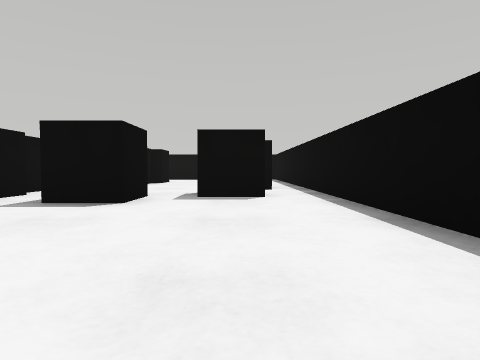
[1] (above)

23 first-person views from a walk through a Webots world. The camera is 0.04 m above the floor, tilts 2° down and sees 75° across. The floor is counted in squares, 0.1 m on a side. Each view is taken from the middle of a square. On the plan, view 1 faces up. The plan holds only what a view shows up to about 9 squares ahead; the rest is blank. Robots are left out.

[2]
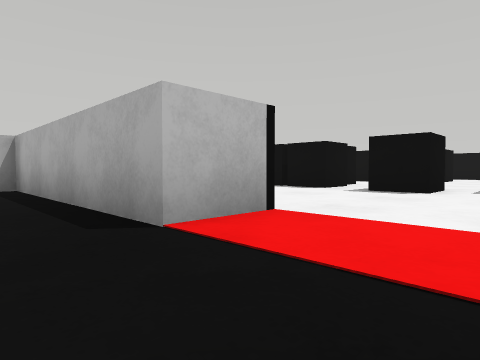

[3]
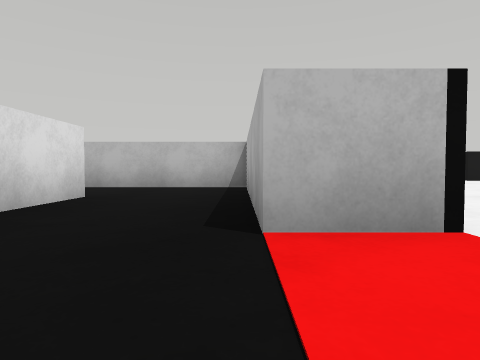

[4]
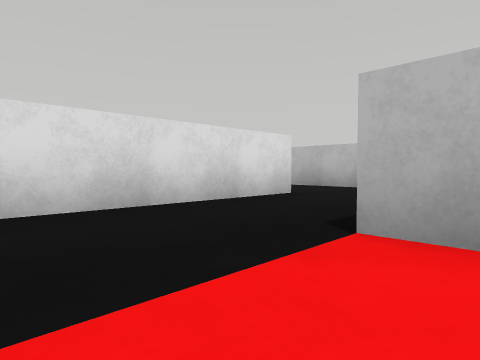

[5]
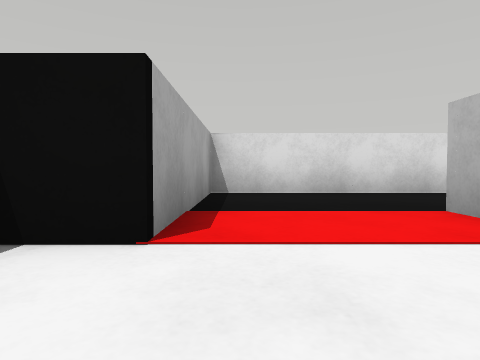

[6]
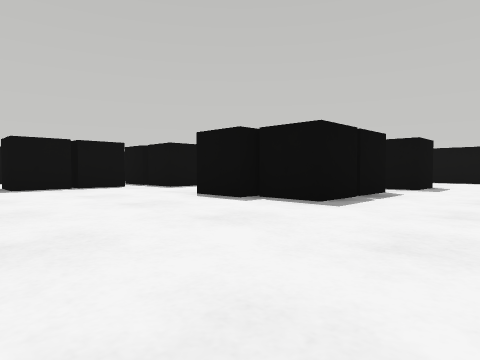

[7]
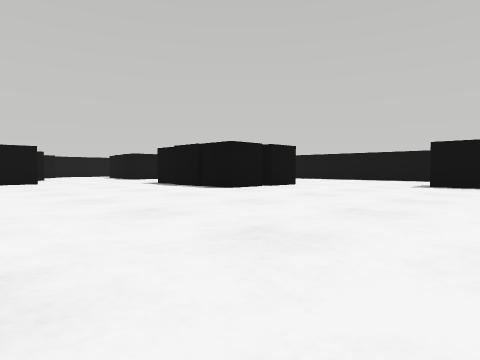

[8]
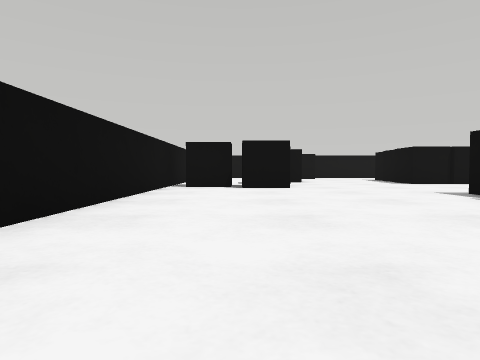

[9]
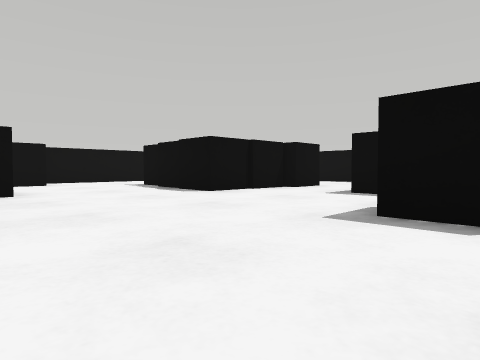

[10]
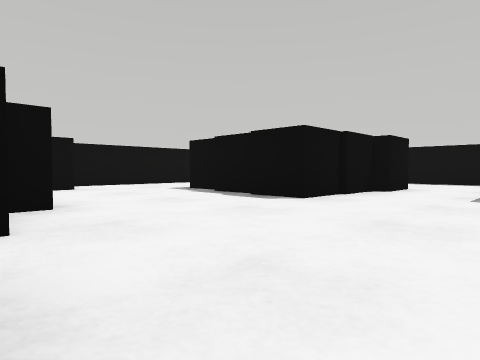

[11]
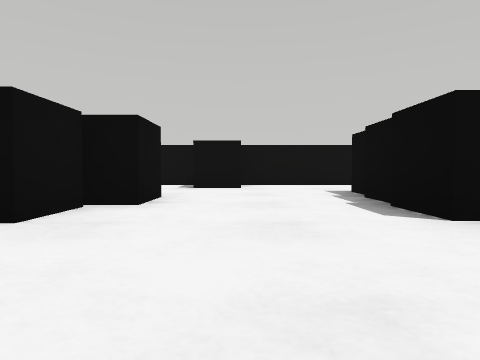

[12]
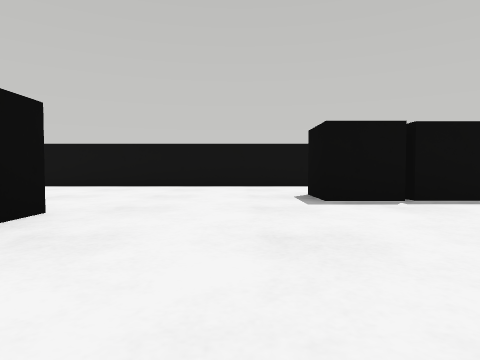

[13]
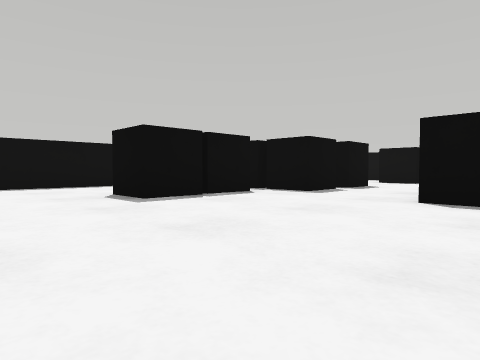

[14]
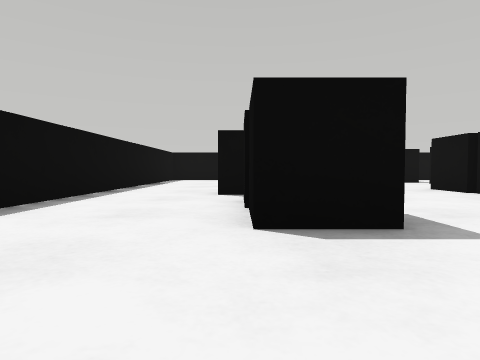

[15]
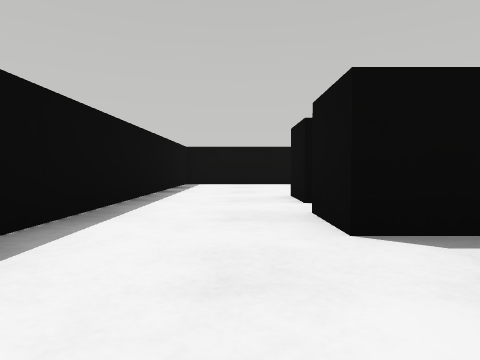

[16]
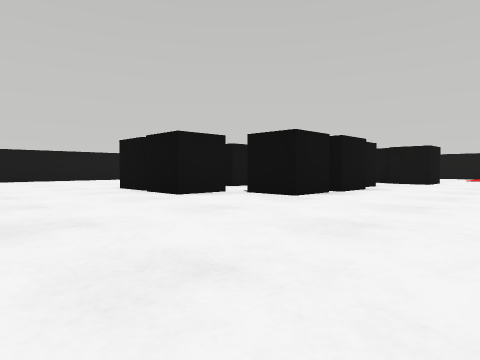

[17]
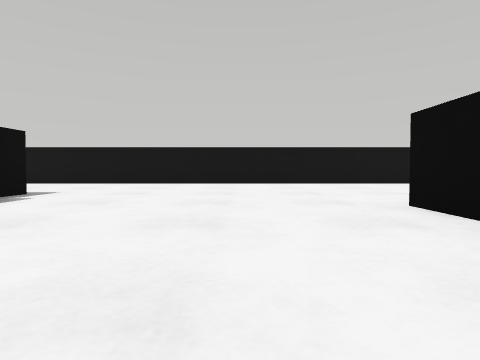

[18]
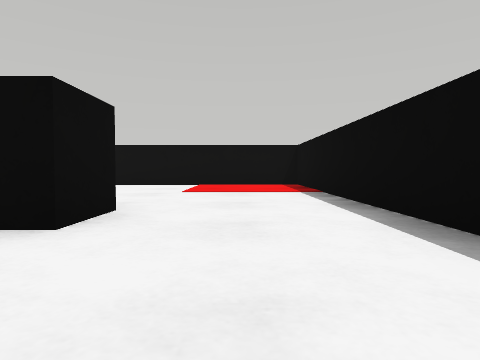

[19]
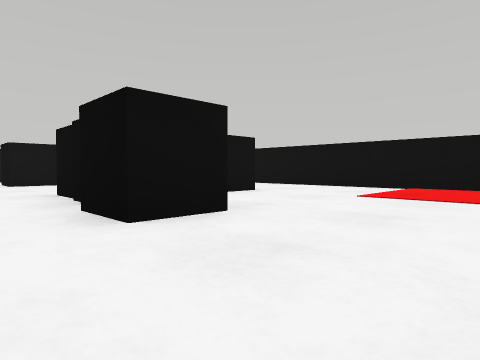

[20]
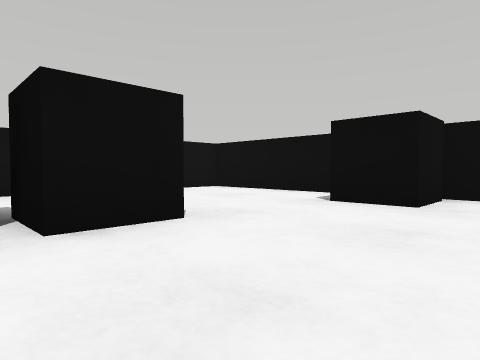

[21]
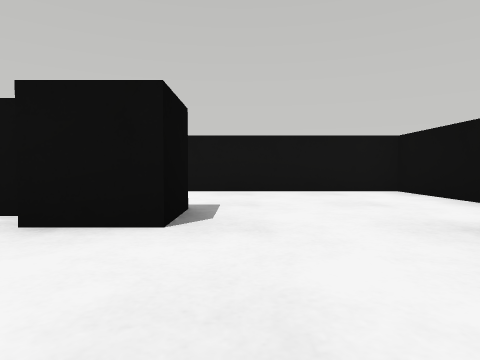

[22]
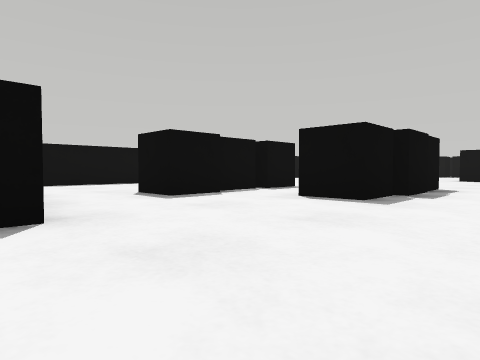

[23]
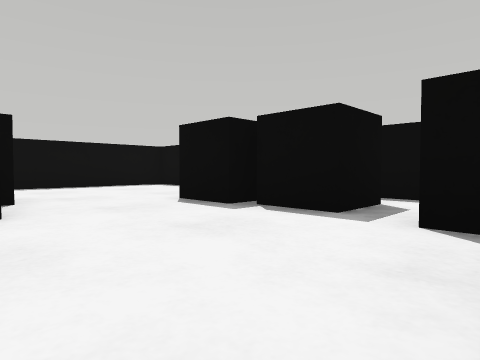

### Floor plan
Points are (right, up) in squares from view 1. A wall is a line through its corners. A room is listed if a view was taken in it or the views show most of it. See-through windows are left out.
Room 1 (views 1, 2, 3, 4)
walls: (-4.6, -3.2) (0.5, -3.2) (0.5, 0.4); (-1.9, 0.4) (-1.9, -0.9) (-6.9, -0.9) (-6.9, -5)
ways out: opening at (-0.5, -0.5) to room 2
Room 2 (views 5, 6, 7, 8, 9, 10, 11, 12, 13, 14, 15, 16, 17, 18, 19, 20, 21, 22, 23)
walls: (0.5, 0.4) (1.4, 0.4); (1.4, 1.9) (1.4, 12.4) (-22.8, 12.4) (-22.8, 0.4) (-3, 0.4)
ways out: opening at (-0.5, -0.5) to room 1
objects: black box (-22, 4) to (-22, 5); black box (-20, 7) to (-19, 8); black box (-19, 3) to (-19, 4); black box (-19, 7); black box (-18, 2) to (-17, 3); black box (-18, 7) to (-18, 8); black box (-18, 9) to (-17, 9); black box (-18, 10) to (-17, 10); black box (-17, 1) to (-16, 1); black box (-16, 2) to (-16, 3); black box (-15, 8) to (-15, 9); black box (-14, 6) to (-13, 6); black box (-14, 9) to (-13, 9); black box (-12, 6); black box (-12, 7) to (-11, 8); black box (-12, 9); black box (-11, 6); black box (-8, 9) to (-7, 10); black box (-6, 6) to (-5, 6); black box (-6, 9) to (-6, 10); black box (-5, 4) to (-5, 5); black box (-5, 8) to (-4, 9); black box (-5, 10) to (-4, 10); black box (-4, 4) to (-4, 5); black box (-4, 6); black box (-3, 8); black box (-3, 9) to (-3, 10); black box (-2, 4) to (-2, 5); black box (0, 5); black box (0, 7); black box (0, 8)

Where each view was taken, in squares from view 1:
view 1: 0 up, 0 right, facing up
view 2: 2 down, 0 right, facing up-left
view 3: 1 down, 0 right, facing left
view 4: 0 up, 0 right, facing down-left
view 5: 2 up, 0 right, facing down
view 6: 2 up, 9 left, facing up-right
view 7: 1 up, 6 left, facing up-left
view 8: 2 up, 9 left, facing left
view 9: 3 up, 13 left, facing up-left
view 10: 3 up, 15 left, facing up-left
view 11: 5 up, 15 left, facing left
view 12: 5 up, 9 left, facing up
view 13: 5 up, 10 left, facing up-right
view 14: 10 up, 10 left, facing right
view 15: 11 up, 7 left, facing right
view 16: 12 up, 8 left, facing down-left
view 17: 9 up, 9 left, facing down
view 18: 11 up, 15 left, facing left
view 19: 12 up, 16 left, facing down-left
view 20: 6 up, 18 left, facing down-left
view 21: 6 up, 20 left, facing down
view 22: 4 up, 18 left, facing up-right
view 23: 5 up, 3 left, facing up-right
